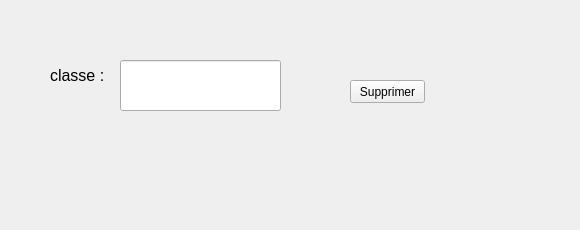
     <widget class="QWidget" name="tab_8">
      <attribute name="title">
       <string>Supprimer</string>
      </attribute>
      <widget class="QLabel" name="label_38">
       <property name="geometry">
        <rect>
         <x>50</x>
         <y>60</y>
         <width>91</width>
         <height>31</height>
        </rect>
       </property>
       <property name="text">
        <string>&lt;html&gt;&lt;head/&gt;&lt;body&gt;&lt;p&gt;&lt;span style=&quot; font-size:12pt;&quot;&gt;classe :&lt;/span&gt;&lt;/p&gt;&lt;/body&gt;&lt;/html&gt;</string>
       </property>
      </widget>
      <widget class="QLineEdit" name="ClasseSupp">
       <property name="geometry">
        <rect>
         <x>120</x>
         <y>60</y>
         <width>161</width>
         <height>51</height>
        </rect>
       </property>
      </widget>
      <widget class="QPushButton" name="SupprimerClasse">
       <property name="geometry">
        <rect>
         <x>350</x>
         <y>80</y>
         <width>75</width>
         <height>23</height>
        </rect>
       </property>
       <property name="text">
        <string>Supprimer</string>
       </property>
      </widget>
      <widget class="QLabel" name="label_39">
       <property name="geometry">
        <rect>
         <x>470</x>
         <y>50</y>
         <width>101</width>
         <height>171</height>
        </rect>
       </property>
       <property name="text">
        <string/>
       </property>
       <property name="pixmap">
        <pixmap>../delete_trash_icon_by_destuert-dcpzgn0.png</pixmap>
       </property>
      </widget>
     </widget>
